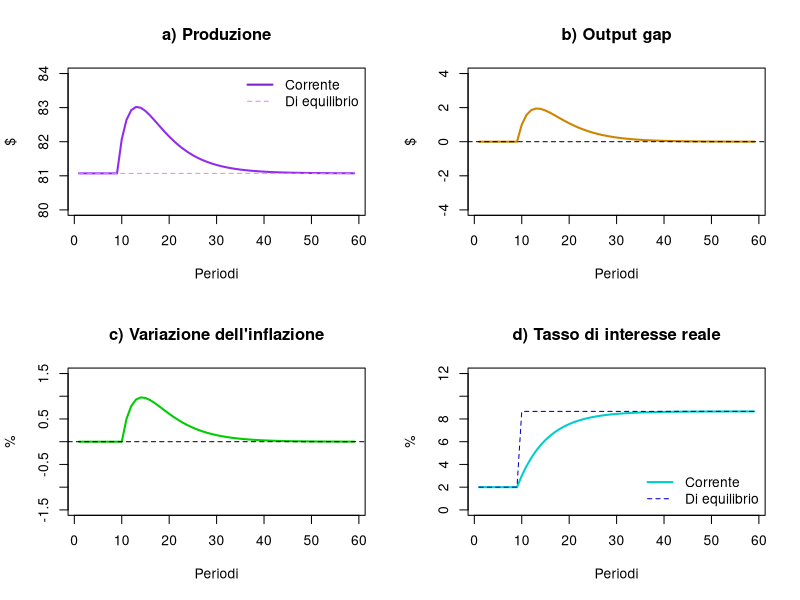

Reproduce this figure in R.
# Il modello IS-LM-PC con regola del banchiere centrale

# Definisci il numero di scenari e di periodi ####
nscen = 2
nperiodi = 60

# Definisci i parametri e le variabili esogene del modello ####
c0 = 12       # Componente autonoma dei consumi
c1 = 0.8      # Propensione marginale al consumo (e all'investimento)
i0 = 6        # Componente autonoma dell'investimento
i1 = 15       # Elasticità dell'investimento al tasso di interesse (preceduta da segno meno)
tau = 0.1     # Aliquota fiscale media sul reddito
Y0 = 81.07143 # Valore di equilibrio della produzione
alpha = 0.005 # Sensibilità della variazione del tasso di inflazione all'output gap
rho = 0.15    # Coefficiente di aggiustamento del tasso di interesse reale corrente al suo livello di equilibrio

# Definisci le variabili endogene del modello ####
Y = matrix(data=Y0, nrow = nscen, ncol = nperiodi )          # Produzione e reddito
Y_n = matrix(data=Y0, nrow = nscen, ncol = nperiodi )        # Produzione e reddito di equilibrio
r = matrix(data=0.02, nrow = nscen, ncol = nperiodi )        # Tasso di interesse reale
r_n = matrix(data=0.02, nrow = nscen, ncol = nperiodi )      # Tasso di interesse reale di equilibrio
C = matrix(data=70.37143, nrow = nscen, ncol = nperiodi )    # Consumo reale
I = matrix(data=5.7, nrow = nscen, ncol = nperiodi )         # Investimento reale
G = matrix(data=5, nrow = nscen, ncol = nperiodi )           # Spesa pubblica (in termini reali)
TT = matrix(data=8.107143, nrow = nscen, ncol = nperiodi )   # Tasse (in termini reali)
pi = matrix(data=0, nrow = nscen, ncol = nperiodi )          # Inflazione

# Definisci le equazioni del modello ####

# Crea il "ciclo" per gli scenari
for (j in 1:nscen){
  
  # Crea il "ciclo" per i periodi
  for (i in 2:nperiodi) {
  
    # Esperimento: shock positivo di politica fiscale (aumento della spesa pubblica)
    if (i>10 && j==2){G[j,i] = 6}
    
    # Crea il "ciclo" per la soluzione simultanea del modello
    for (iter in 1:20) {
    
        # Livello di produzione di equilibrio
        Y_n[j,i] = Y0                             
      
        # Produzione al tempo i
        Y[j,i] = C[j,i] + I[j,i] + G[j,i]     
    
        # Consumo al tempo i
        C[j,i] = c0 + c1*(Y[j,i-1] - TT[j,i])     
        
        # Investimento al tempo i
        I[j,i] = i0 - i1*r[j,i-1]     
        
        # Tasse al tempo i
        TT[j,i] = tau*Y[j,i-1]
        
        # Livello dei prezzi al tempo i (tramite Curva di Phillips)
        pi[j,i] = pi[j,i-1] + alpha*(Y[j,i-1] - Y_n[j,i-1])
    
        # Tasso di interesse di equilibrio (regola della banca centrale, derivata da Y_n = Y)
        r_n[j,i] = (c0 + i0 + G[j,i] - Y_n[j,i]*(1-c1*(1-tau)))/i1  
        
        # Tasso di interesse al tempo i
        r[j,i] = r[j,i-1] + rho*(r_n[j,i] - r[j,i-1])
        
    }
  }
}

# Visualizza i risultati ####
layout(matrix(c(1,2,3,4), 2, 2, byrow = TRUE))

# Produzione
plot(Y[2,2:nperiodi], type = "l", col = "purple2", lwd = 2,
     main = "a) Produzione",
     ylab = "$", xlab = "Periodi",
     ylim=range(80,84))
lines(Y_n[2,2:nperiodi], col = "violet", lty = 2)
legend("topright", c("Corrente", "Di equilibrio"), bty = 'n', cex=1, lty=c(1,2),
       lwd=c(2,1), col = c("purple3","violet"), box.lty=0)

#Output gap
plot(Y[2,2:nperiodi]-Y_n[2,2:nperiodi], type = "l", col = "orange3", lwd = 2,
     main = "b) Output gap",
     ylab = "$", xlab = "Periodi",
     ylim=range(-4,4))
abline(h=0,lty=2)

# Variazione dell'inflazione
plot(pi[2,2:nperiodi]*100-pi[2,1:(nperiodi-1)]*100, type = "l", col = "green3", lwd = 2,
     main = "c) Variazione dell'inflazione",
     ylab = "%", xlab = "Periodi",
     ylim=range(-1.5,1.5))
abline(h=0,lty=2)

# Tasso di interesse
plot(r[2,2:nperiodi]*100, type = "l", col = "cyan3", lwd = 2,
     main = "d) Tasso di interesse reale",
     ylab = "%", xlab = "Periodi",
     ylim=range(0,12) )
lines(r_n[2,2:nperiodi]*100, col = "blue3", lty = 2)
legend("bottomright", c("Corrente", "Di equilibrio"), bty = 'n', cex=1, lty=c(1,2),
       lwd=c(2,1), col = c("cyan3","blue3"), box.lty=0)
